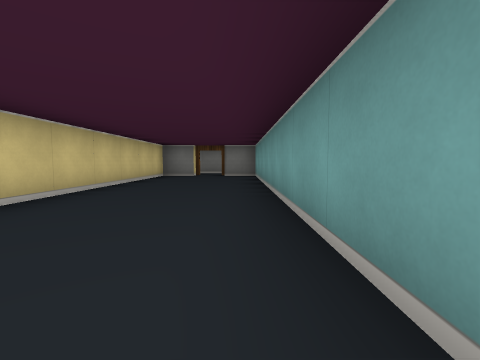
View 1 (above)

17 first-person views from a walk through a cub3D maze. The camera is about half as high as the walls, tilts 4° down and sees 85° across. The floor is counted in squares. Each view is taken from the middle of a square. On the plan, view 1 faces up. The plan holds only what a view shows up to about 9 squares ahead; the rest is blank.

View 2
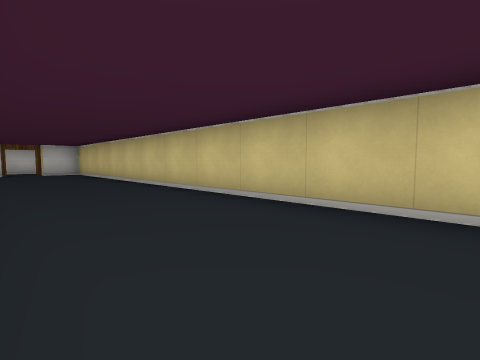

View 3
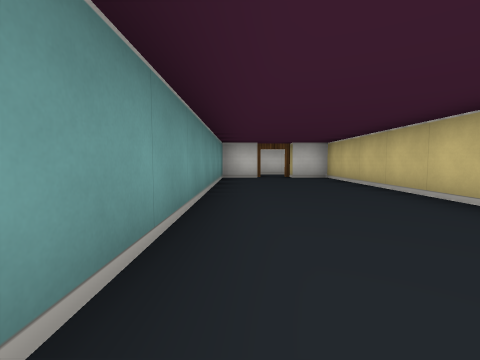

View 4
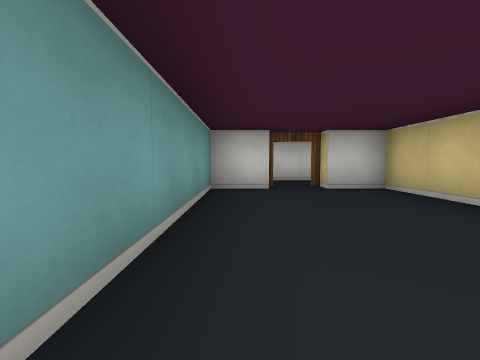

View 5
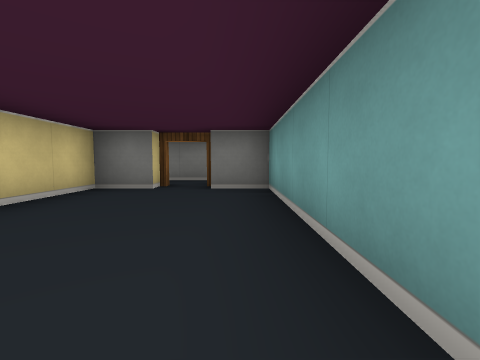

View 6
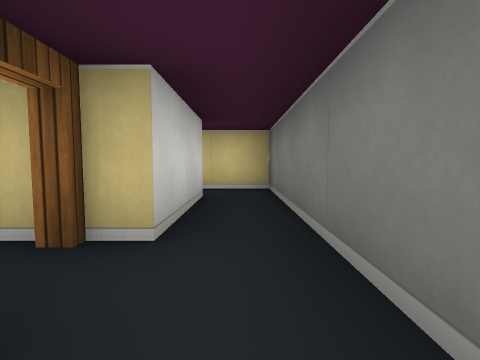

View 7
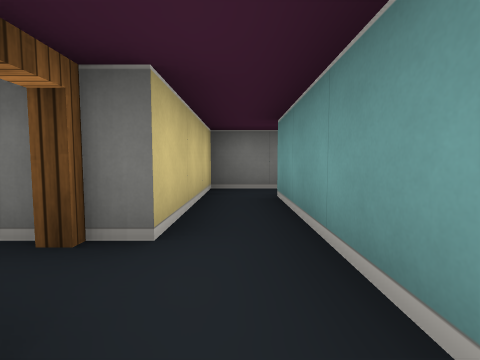

View 8
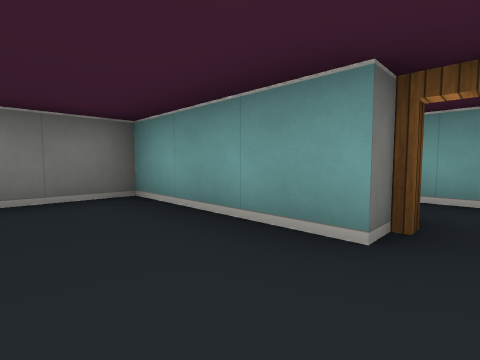

View 9
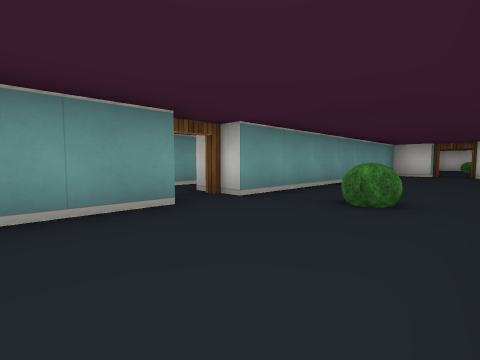

View 10
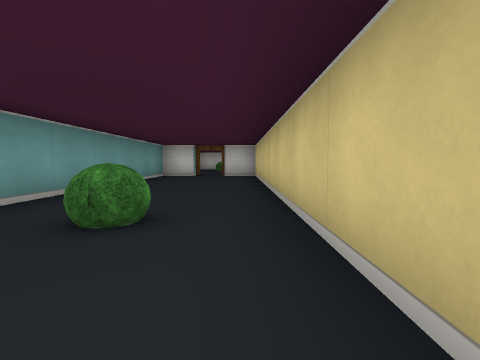

View 11
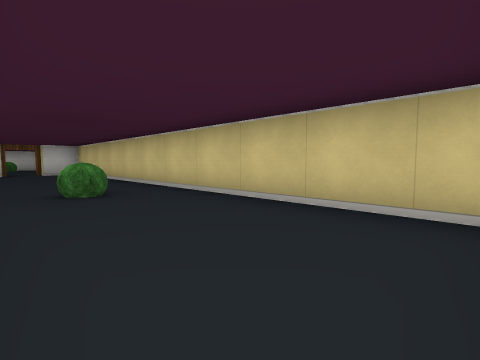

View 12
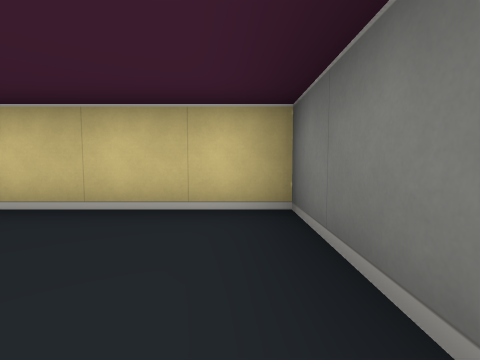

View 13
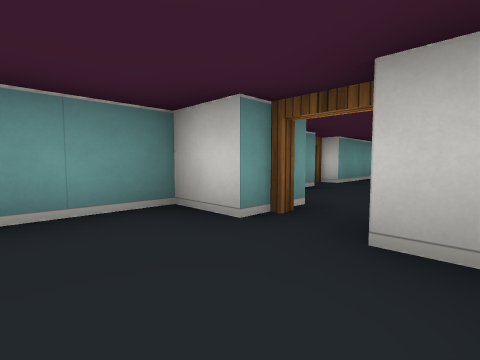

View 14
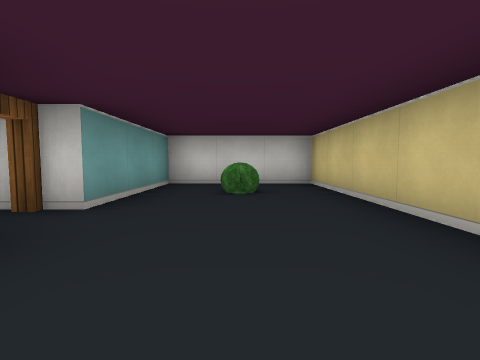

View 15
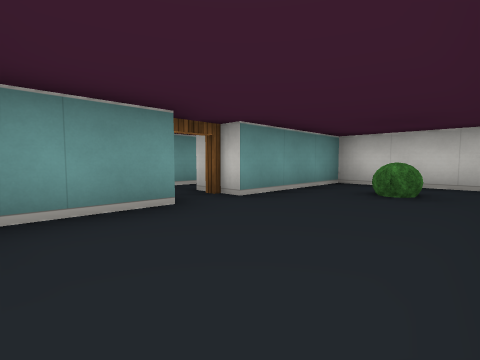

View 16
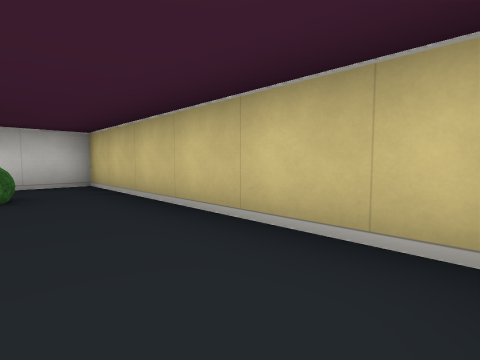

View 17
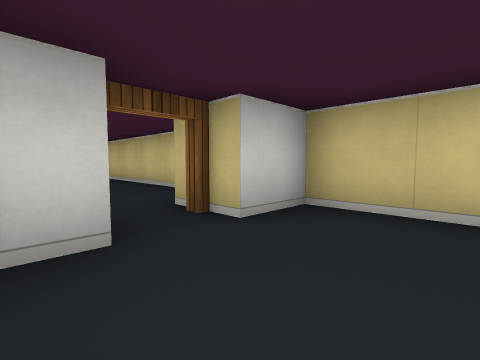

### Floor plan
Points are (right, up) in squares from view 1. A wall is a line through its corners. A room is listed if a view was taken in it or the views show most of it. See-through windows are left out.
Room 1 (views 1, 2, 3, 4, 5)
walls: (-1.5, 8.5) (-2.5, 8.5) (-2.5, -5.5) (-1.5, -5.5); (-0.6, -5.5) (0.5, -5.5) (0.5, 8.5) (-0.5, 8.5)
ways out: open door at (-1, 9) to room 2; open door at (-1, -6) to room 3
Room 2 (view 6)
walls: (-0.5, 10.5) (-4.5, 10.5) (-4.5, 9.5); (-3.5, 9.5) (-1.5, 9.5)
ways out: open door at (-1, 9) to room 1; opening at (-4, 9) to room 3
Room 3 (view 7)
walls: (-3.5, -5.2) (-3.5, -4.6); (-3.5, 5.8) (-3.5, 9.5); (-1.9, -7.5) (-0.8, -7.5); (-4.5, 9.5) (-4.5, 7.5)
ways out: open door at (-1, -6) to room 1; opening at (-4, 9) to room 2; open door at (-5, 7) to room 4; open door at (-5, -4) to room 5
Room 4 (views 8, 9, 10, 11, 12, 13, 17)
walls: (-5.5, 7.5) (-5.5, 10.5) (-8.5, 10.5) (-8.5, -0.5) (-7.5, -0.5); (-6.5, -0.5) (-5.5, -0.5) (-5.5, 6.5)
ways out: open door at (-5, 7) to room 3; open door at (-7, -1) to room 5
objects: bush (-7, 6)
Room 5 (views 14, 15, 16)
walls: (-5.5, -3.6) (-5.5, -2); (-8.5, -2) (-8.5, -7.5) (-5.5, -7.5) (-5.5, -4.5)
ways out: open door at (-5, -4) to room 3; open door at (-7, -1) to room 4
objects: bush (-7, -6)

Where each view was taken, in squares from view 1:
view 1: 0 up, 0 right, facing up
view 2: 5 up, 0 right, facing down-left
view 3: 2 up, 0 right, facing down
view 4: 1 down, 0 right, facing down
view 5: 4 up, 0 right, facing up
view 6: 10 up, 0 right, facing left
view 7: 6 up, 4 left, facing up
view 8: 7 up, 7 left, facing up-right
view 9: 9 up, 8 left, facing down-right
view 10: 8 up, 8 left, facing down
view 11: 10 up, 6 left, facing down-left
view 12: 10 up, 6 left, facing left
view 13: 1 up, 8 left, facing down-right
view 14: 2 down, 7 left, facing down
view 15: 2 down, 8 left, facing down-right
view 16: 2 down, 7 left, facing down-left
view 17: 1 up, 6 left, facing down-left
